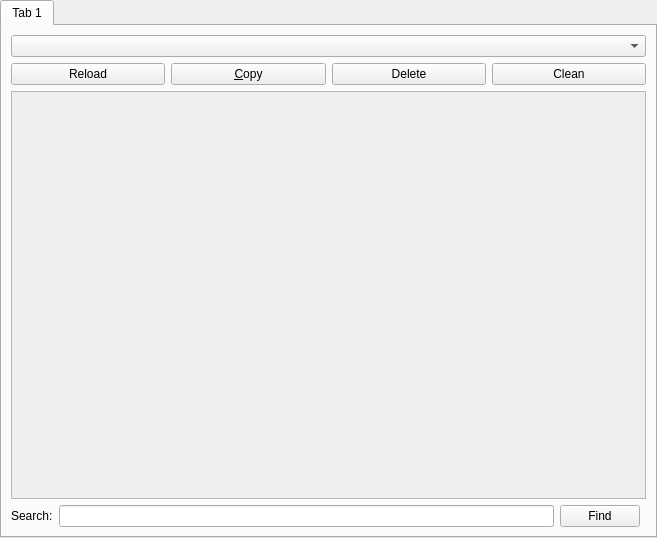
<?xml version="1.0" encoding="UTF-8"?>
<ui version="4.0">
 <class>OtherLogsPage</class>
 <widget class="QWidget" name="OtherLogsPage">
  <property name="geometry">
   <rect>
    <x>0</x>
    <y>0</y>
    <width>657</width>
    <height>538</height>
   </rect>
  </property>
  <layout class="QVBoxLayout" name="verticalLayout_2">
   <property name="leftMargin">
    <number>0</number>
   </property>
   <property name="topMargin">
    <number>0</number>
   </property>
   <property name="rightMargin">
    <number>0</number>
   </property>
   <property name="bottomMargin">
    <number>0</number>
   </property>
   <item>
    <widget class="QTabWidget" name="tabWidget">
     <property name="currentIndex">
      <number>0</number>
     </property>
     <widget class="QWidget" name="tab">
      <attribute name="title">
       <string notr="true">Tab 1</string>
      </attribute>
      <layout class="QGridLayout" name="gridLayout_2">
       <item row="2" column="1">
        <widget class="QLineEdit" name="searchBar"/>
       </item>
       <item row="2" column="2">
        <widget class="QPushButton" name="findButton">
         <property name="text">
          <string>Find</string>
         </property>
        </widget>
       </item>
       <item row="1" column="0" colspan="4">
        <widget class="QPlainTextEdit" name="text">
         <property name="enabled">
          <bool>false</bool>
         </property>
         <property name="readOnly">
          <bool>true</bool>
         </property>
         <property name="textInteractionFlags">
          <set>Qt::LinksAccessibleByKeyboard|Qt::LinksAccessibleByMouse|Qt::TextBrowserInteraction|Qt::TextSelectableByKeyboard|Qt::TextSelectableByMouse</set>
         </property>
        </widget>
       </item>
       <item row="0" column="0" colspan="4">
        <layout class="QGridLayout" name="gridLayout">
         <item row="3" column="1">
          <widget class="QPushButton" name="btnCopy">
           <property name="toolTip">
            <string>Copy the whole log into the clipboard</string>
           </property>
           <property name="text">
            <string>&amp;Copy</string>
           </property>
          </widget>
         </item>
         <item row="3" column="2">
          <widget class="QPushButton" name="btnDelete">
           <property name="toolTip">
            <string>Clear the log</string>
           </property>
           <property name="text">
            <string>Delete</string>
           </property>
          </widget>
         </item>
         <item row="3" column="3">
          <widget class="QPushButton" name="btnClean">
           <property name="toolTip">
            <string>Clear the log</string>
           </property>
           <property name="text">
            <string>Clean</string>
           </property>
          </widget>
         </item>
         <item row="3" column="0">
          <widget class="QPushButton" name="btnReload">
           <property name="text">
            <string>Reload</string>
           </property>
          </widget>
         </item>
         <item row="0" column="0" colspan="4">
          <widget class="QComboBox" name="selectLogBox">
           <property name="sizePolicy">
            <sizepolicy hsizetype="Expanding" vsizetype="Fixed">
             <horstretch>0</horstretch>
             <verstretch>0</verstretch>
            </sizepolicy>
           </property>
          </widget>
         </item>
        </layout>
       </item>
       <item row="2" column="0">
        <widget class="QLabel" name="label">
         <property name="text">
          <string>Search:</string>
         </property>
        </widget>
       </item>
      </layout>
     </widget>
    </widget>
   </item>
  </layout>
 </widget>
 <tabstops>
  <tabstop>tabWidget</tabstop>
  <tabstop>selectLogBox</tabstop>
  <tabstop>btnReload</tabstop>
  <tabstop>btnCopy</tabstop>
  <tabstop>btnDelete</tabstop>
  <tabstop>btnClean</tabstop>
  <tabstop>text</tabstop>
  <tabstop>searchBar</tabstop>
  <tabstop>findButton</tabstop>
 </tabstops>
 <resources/>
 <connections/>
</ui>
